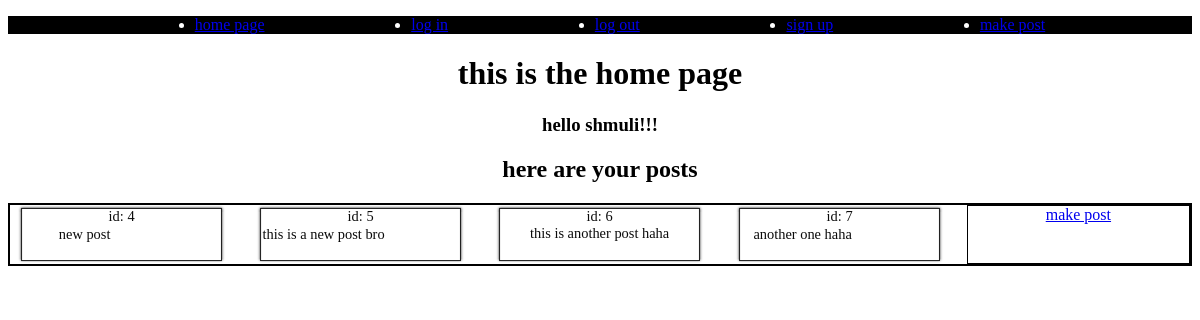
Before: /posts/home (signed in) with the older database file.
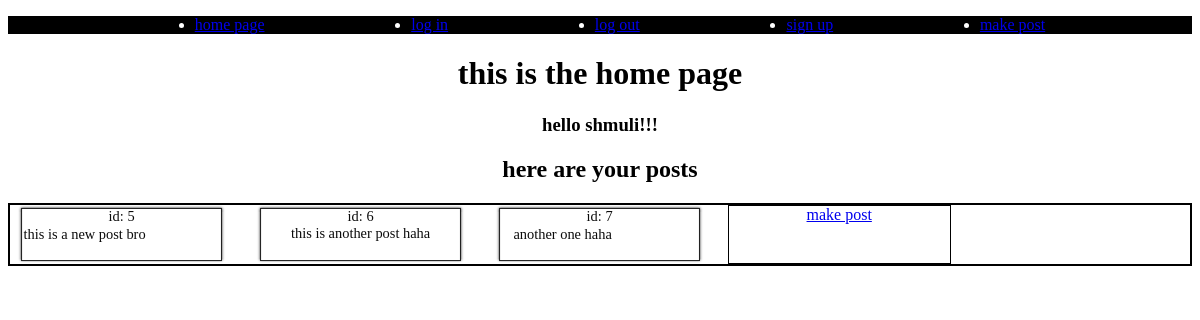
After: the same page with the newer database file.
### posts/models.py (models this page shows, shortened)
class Post(models.Model):
    id = models.AutoField(primary_key=True)
    author = models.CharField(max_length=30)
    text = models.TextField(max_length=280, null=False)

### posts/views.py (the view)
# urls.py: path('home', views.homepage, name='home page'),
def homepage(request):
    logged = request.session.get('logged')
    if logged:
        posts = models.Post.objects.filter(author=logged)
        return render(request, 'home.html', {'posts': posts, 'name': logged})
    else:
        return redirect(reverse('log in'))

### posts/templates/home.html (shortened to what this page needs)
{% extends 'base.html' %}
{% block content %}
<h1>this is the home page</h1>
<h3>hello {{name}}!!!</h3>
{% if posts %}
<h2>here are your posts</h2>
<div class="post-container">
    {% for post in posts %}
        <div class="post">
            id: {{post.id}}
            <br>
            {{post.text|safe}}
        </div>
    {% endfor %}
    <div class="make-post">
        <a href="{% url 'make post' %}">make post</a>
    </div>
</div>
{% endif %}
{% endblock %}

Changed rows visible on the page:
removed Post: id "4", text "new post"
